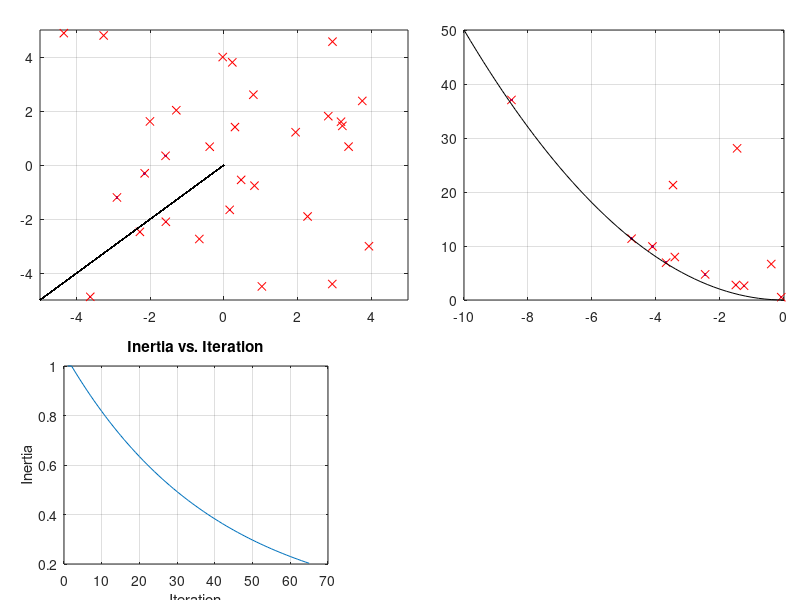

This figure's MATLAB source: (Note: this script raises an error after producing the figure.)
function analyze_results

%%%%%%%%%%%%%%%%
%% Initialize %%
%%%%%%%%%%%%%%%%

clear all; close all; clc;

% Determine if create movie file
make_movie = false;

% Determine if pausing in real-time figure updating
pausing = true;

% Initialize plot information
pos1 = [0.05 0.50 0.46 0.45];
pos2 = [0.08 0.06 0.33 0.33];
pos3 = [0.58 0.50 0.40 0.45];
pos4 = [0.50 0.08 0.33 0.33];
pos5 = [0.83 0.08 0.15 0.30];

% Set figure
figure;
set(gcf,'color','white');
set(gcf,'Position',[1 31 1023 663]);

%%%%%%%%%%%%%%%%%
%% Import Data %%
%%%%%%%%%%%%%%%%%

load('restart.mat');

%%%%%%%%%%%%
%% Output %%
%%%%%%%%%%%%

% Determine convergence
if od.iter == in.max_iter

    fprintf('\nSolution not necessarily converged.\n');
    fprintf('Maximum number of iterations performed (%g iterations)\n',od.iter);
  
  else
  
    fprintf('\nSolution Converged\n');
    fprintf('Number of Iterations: %g\n',od.iter);
  
end

% Execution time
fprintf('Time elapsed: %g\n',od.time);

% Determine number of objectives in optimization
if in.num_obj == 1

  % Single-objective optimization

  % Negate fitness if performing maximization
  if in.maximization
    od.best_fit = -od.best_fit;
    od.fit = -od.fit;
  end

  [Y,I] = min(od.best_fit);
  I = min(I);
  [Y,p] = min(od.fit(1,:,I));
  p = min(p);

  if in.maximization
    od.best_fit = -od.best_fit;
    od.fit = -od.fit;
  end

  % Data
  fprintf('\nOptimal Solution Attained in Iteration %d out of %d',I,od.iter);
  fprintf('\nOptimal Solution Value: %g',od.best_fit(I));
  fprintf('\nTrade Space Location:\n');
  fprintf('      %g\n',od.pop(:,p,I));
  
else
  
  % Multi-objective optimization
  
  % Check to make sure more than one non-dominated solution
  if length(find(isnan(od.cd) == 0)) == 1
    
    % Only one non-dominated solution. Objectives may not be in competition
    fprintf('Warning! Only one non-dominated solution found!\n');
    
  end

end

fprintf('\n\n');

%%%%%%%%%%%
%% Plots %%
%%%%%%%%%%%

% Determine number of objectives in optimization
if in.num_obj == 1
  
  % Single-objective optimization - generic plots
  
  % Contour of positions
  x = [];
  y = [];
  fitness = [];

  if od.dim ~= 1
  
    x_min = -20;
    x_max = 20;
    y_min = -20;
    y_max = 20;
    step_x = (x_max - x_min)/100;
    step_y = (y_max - y_min)/100;
    xg = [x_min : step_x : x_max];
    yg = [y_min : step_y : y_max];
    [X,Y] = meshgrid(xg,yg);
    fitness_plot = -X.^2 - Y.^2 + 2*X + Y + 100*sin(X) + 200*sin(Y);
    
    
%     % Construct fitness contour
%     for iter_counter = 1 : 1 : od.iter
%       fitness = [fitness od.fit(:,:,iter_counter)];
%       x = [x od.pop(1,:,iter_counter)];
%       y = [y od.pop(2,:,iter_counter)];
%     end
% 
%     x_min = min(x);
%     x_max = max(x);
%     y_min = min(y);
%     y_max = max(y);
% 
%     step_x = (x_max - x_min)/100;
%     step_y = (y_max - y_min)/100;
%     xg = [x_min : step_x : x_max];
%     yg = [y_min : step_y : y_max];
% 
%     [X,Y] = meshgrid(xg,yg);
%     warning off; % Turn off warning for duplicate data
%     fitness_plot = griddata(x,y,fitness,X,Y);
%     warning on;
    
  end

  % Create subplot of current solution state
  subplot('position',pos1); hold on; set(gca,'box','on'); grid on;
  title('Position of Individuals in Population - Current');
  xlabel('x');
  xlim([in.pos_min(1) in.pos_max(1)]);
  if od.dim ~= 1
    ylabel('y');
    ylim([in.pos_min(2) in.pos_max(2)]);
    contour(X,Y,fitness_plot);
  end
  
  if strcmp(in.method,'pso')
    % PSO - Create subplot of inertia
    subplot('position',pos2); set(gca,'box','on'); grid on; hold on;
    title('Inertia vs. Iteration');
    xlabel('Iteration'); ylabel('Inertia');
    plot([1:1:od.iter],od.w(1:od.iter));
    axis_info = get(gca);
  elseif strcmp(in.method,'ga')
    % GA - Do nothing
  end

  % Create subplot of solution state history
  subplot('position',pos3); set(gca,'box','on'); hold on; grid on;
  title('Position of Individuals in Population - History');
  xlabel('x');
  xlim([in.pos_min(1) in.pos_max(1)]);
  if od.dim ~= 1
    ylabel('y');
    ylim([in.pos_min(2) in.pos_max(2)]);
    contour(X,Y,fitness_plot);
  end

  % Create subplot of best fitness curve
  subplot('position',pos4); set(gca,'box','on'); grid on; hold on;
  title('Best Fitness vs. Iteration');
  xlabel('Iteration'); ylabel('Best Fitness');
  plot([1:1:od.iter],od.best_fit(1:od.iter));
  axis_info2 = get(gca);

  % Create "subplot" of text information
  subplot('position',pos5); set(gca,'Visible','off'); hold on;

  % Create movie object and start recording
  if make_movie
%     aviobj = avifile('optimization_movie.avi','Compression','Indeo5','FPS',8);
    aviobj = avifile('optimization_movie','Compression','Cinepak','FPS',8);
  end
  
  % Plot data and create movie frame by frame
  for counter = 1 : 1 : od.iter
    % Plot particle swarm info
    subplot('position',pos1);
    if od.dim == 1
      h1 = plot(od.pop(1,:,counter),zeros(1,length(od.pop(1,:,counter))),'.');
    else
      h1 = plot(od.pop(1,:,counter),od.pop(2,:,counter),'.');
    end
    subplot('position',pos4);
    h4 = plot([counter counter],axis_info2.YLim,'r');
    subplot('position',pos3);
    if od.dim == 1
      h2 = plot(od.pop(1,:,counter),zeros(1,length(od.pop(1,:,counter))),'.');
    else
      h2 = plot(od.pop(1,:,counter),od.pop(2,:,counter),'.');
    end
    subplot('position',pos5);
    h5 = text(0.1,0.8,['Iteration: ',num2str(counter)]);
    if strcmp(in.method,'pso')
      subplot('position',pos2);
      h6 = plot([counter counter],axis_info.YLim,'r');
    elseif strcmp(in.method,'ga')
      h6 = [];
    end
    if make_movie
      frame = getframe(gcf);
      aviobj = addframe(aviobj,frame); % Add figure to movie
    end
    if pausing; pause(0.1); end
    if counter ~= od.iter
      delete(h1,h4,h5,h6);
    end
  end
  
  if make_movie
    aviobj = close(aviobj);
  end

  if strcmp(in.method,'pso')
  
    % Fitness Coefficient of Variance vs. Iteration
    figure;
    plot([1:od.iter],od.cov(1:od.iter));
    title('Fitness COV vs. Iteration');
    xlabel('Iteration');
    ylabel('Coefficient of Variance');
    grid on;

    % Velocity vs. Iteration - Each Dimension
    for dim_counter = 1 : 1 : od.dim
      figure; hold on; grid on;
      % Formatting
      title(['Velocity of Each Individual - Dim ',num2str(dim_counter)]);
      xlabel('Iteration');
      ylabel('Velocity');
      % Plot velocity of each individual for each iteration
      for ind_counter = 1 : 1 : in.num_ind
        data(1:od.iter) = od.vel(dim_counter,ind_counter,[1:od.iter]);
        plot([1:od.iter],data,'.');
      end
%       % Size window to bounds
%       axis([1 od.iter in.vel_min(dim_counter) in.vel_max(dim_counter)]);
    end
    
  end
  
else
  
  % Multi-objective particle swarm

  % Trade space plot
  subplot('position',pos1); set(gca,'box','on');
  
  % Inertia plot
  subplot('position',pos2); hold on; grid on; set(gca,'box','on');
  title('Inertia vs. Iteration');
  xlabel('Iteration'); ylabel('Inertia');
  plot([1:1:od.iter],od.w(1:od.iter));
  axis_info = get(gca);

  % Fitness space plot
  subplot('position',pos3); set(gca,'box','on');

  % Create subplot of average crowdedness distance
  subplot('position',pos4); set(gca,'box','on'); grid on; hold on;
  title('Mean Normalized Crowdedness Distance vs. Iteration');
  xlabel('Iteration'); ylabel('Mean Normalized Crowdedness Distance');
  plot([1:1:od.iter],od.cd_mean(1:od.iter));
  axis_info2 = get(gca);

  % Text box
  subplot('position',pos5); set(gca,'Visible','off'); hold on;

  % Create movie object and start recording
  if make_movie
    aviobj = avifile('optimization_movie','Compression','Cinepak','FPS',8);
  end
  
  for counter = 1 : 1 : od.iter

    % Plot front in trade space
    subplot('position',pos1);
    title('Evolution of Pareto Front and Swarm - Trade Space');
    xlabel('x_i'); ylabel('Value');
    for in_counter = 1 : 1 : in.num_ind
      h1(in_counter) = plot(od.pos_arch(1,in_counter,counter),od.pos_arch(2,in_counter,counter),'b.');
      hold on; grid on;
      h2(in_counter) = plot(od.pop(1,in_counter,counter),od.pop(2,in_counter,counter),'rx');
      axis([-5 5 -5 5]);
      plot([-5 0],[-5 0],'k');
%       % Plot front
%       h1(in_counter) = plot([1:1:od.dim],od.pos_arch(:,in_counter,counter),'b');
%       hold on; grid on;
%       % Plot swarm
%       h2(in_counter) = plot([1:1:od.dim],od.pop(:,in_counter,counter),'r');
    end

    % Plot front in fitness space
    subplot('position',pos3);
    title('Evolution of Pareto Front and Swarm - Fitness Space');
    xlabel('J_1'); ylabel('J_2');
    % Set plot size
    trade_min = min(od.fit_arch(:,:,counter),[],2);
    trade_max = max(od.fit_arch(:,:,counter),[],2);
    if in.num_obj == 2
      axis([trade_min(1) trade_max(1) trade_min(2) trade_max(2)]);
      
      % Plot front
      h3 = plot(od.fit_arch(1,:,counter),od.fit_arch(2,:,counter),'b.');
      hold on; grid on;

      % Plot swarm
      h4 = plot(od.fit(1,:,counter),od.fit(2,:,counter),'rx');
      xtemp=[-5 : 0.1 : 0];
      ytemp=xtemp;
      j1temp=xtemp+ytemp;
      j2temp=xtemp.^2+ytemp.^2;
      plot(j1temp,j2temp,'k');
      axis([-10 0 0 50]);
    elseif in.num_obj == 3
      zlabel('J_3');
      axis([trade_min(1) trade_max(1) trade_min(2) trade_max(2) ...
        trade_min(3) trade_max(3)]);
      % Plot front
      h3 = plot3(od.fit_arch(1,:,counter),od.fit_arch(2,:,counter),...
        od.fit_arch(3,:,counter),'b.');
      hold on; grid on;
      % Plot swarm
      h4 = plot3(od.fit(1,:,counter),od.fit(2,:,counter),...
        od.fit(3,:,counter),'rx');
    end

    % Plot markers in inertia and crowdedness distance plots
    subplot('position',pos2);
    h5 = plot([counter counter],axis_info.YLim,'r');
    subplot('position',pos4);
    h6 = plot([counter counter],axis_info2.YLim,'r');

    % Text information
    subplot('position',pos5);
    h7 = text(0.1,0.8,['Iteration: ',num2str(counter)]);

    if make_movie
      h = getframe(gcf);
      aviobj = addframe(aviobj,h); % Add figure to movie
    end
    if pausing; pause(0.1); end
    % Pause and delete, if necessary
    if counter ~= od.iter
      delete(h1,h2,h3,h4,h5,h6,h7);
    end

  end
  
  if make_movie
    aviobj = close(aviobj);
  end
  
  % Plot parallel coordinate system
  
  [m,n] = size(od.fit_arch(:,:,od.iter));
  max_vals = max(od.fit_arch(:,:,od.iter),[],2);
  max_vals = ones(m,1);
  arch_norm = od.fit_arch(:,:,od.iter) ./ ...
    max_vals(:,ones(size(od.fit_arch(:,:,od.iter),2),1));

  figure; hold on;
  set(gcf,'color','white');
  set(gcf,'Position',[1 31 1023 663]);
  
  for member = 1 : 1 : n
    
    plot([1:1:m],arch_norm(:,member));

  end
  set(gca,'xtick',[0:1:in.num_obj]) 
  xlabel('Objective');
  ylabel('J');
  title('Parallel Coordinate System of Pareto Front');
  
  % Big plot of Pareto Front
  figure;
  set(gcf,'color','white');
  set(gcf,'Position',[1 31 1023 663]);
  if in.num_obj == 2
    plot(od.fit_arch(1,:,od.iter),od.fit_arch(2,:,od.iter),'b.');
  elseif in.num_obj == 3
    plot3(od.fit_arch(1,:,od.iter),od.fit_arch(2,:,od.iter), ...
      od.fit_arch(3,:,od.iter),'b.');
    zlabel('J3');
  end
  title('Pareto Front');
  xlabel('J1');
  ylabel('J2');
  grid on;
  
  
  
end

